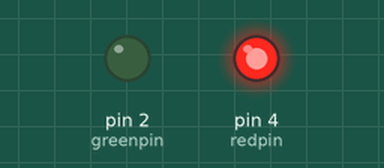
This sketch was run on a simulated Arduino Uno, built with avr-gcc and run on an emulated ATmega328P. Parts: output pins drawn as LEDs (lit = HIGH).

Above: at 0.1 s.
At 1.1 s:
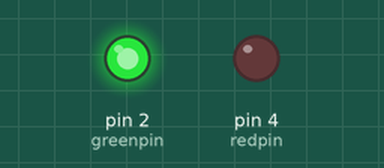
At 2.1 s:
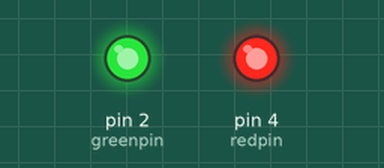
Timing chart, 0 to 3.6 s (numbered marks = the images above):
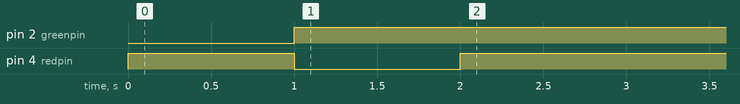

Measured:
- by itself, pin 2 (greenpin): LOW → HIGH at 1.0 s
- by itself, pin 4 (redpin): LOW → HIGH at 0.00 s, → LOW 1.0 s later, → HIGH 1.0 s later

The sketch:

Sensor_Two_Colors.ino
```cpp
int redpin = 4; // pin for red signal
int greenpin = 2; // pin for green signal
int val;

void setup() {
  pinMode(redpin, OUTPUT);
  pinMode(greenpin, OUTPUT);
}

void loop() {
  for(val = 255; val > 0; val--) {
    digitalWrite(redpin, val); //dim red
    digitalWrite(greenpin, 255 - val); // brighten green
    delay(1000);

    for(val = 0; val < 255; val++) {
      digitalWrite(redpin, val); //brighten red
      digitalWrite(greenpin, 255 - val); //dim green
      delay(1000);

}
  }
}
```
